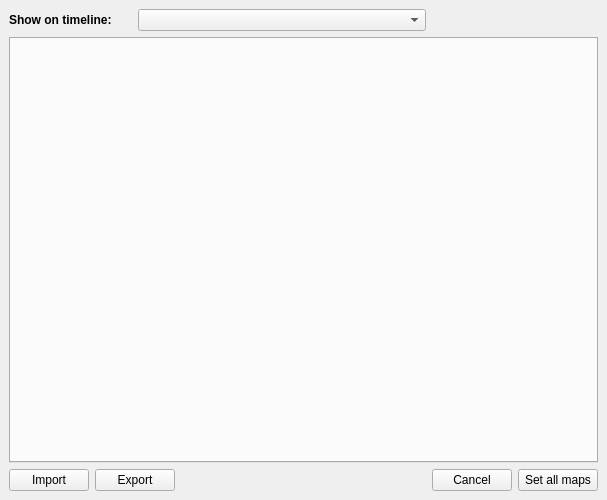
<?xml version="1.0" encoding="UTF-8"?>
<ui version="4.0">
 <class>MainWidget</class>
 <widget class="QDockWidget" name="MainWidget">
  <property name="geometry">
   <rect>
    <x>0</x>
    <y>0</y>
    <width>607</width>
    <height>500</height>
   </rect>
  </property>
  <property name="floating">
   <bool>true</bool>
  </property>
  <property name="windowTitle">
   <string>Stimulus Mapping</string>
  </property>
  <widget class="QWidget" name="dockWidgetContents">
   <layout class="QGridLayout" name="gridLayout">
    <item row="0" column="0" colspan="2">
     <widget class="QLabel" name="label">
      <property name="font">
       <font>
        <weight>75</weight>
        <bold>true</bold>
       </font>
      </property>
      <property name="text">
       <string>Show on timeline: </string>
      </property>
     </widget>
    </item>
    <item row="0" column="2" colspan="2">
     <widget class="QComboBox" name="comboBoxShowTimelineChoice"/>
    </item>
    <item row="1" column="0" colspan="6">
     <widget class="QTabWidget" name="tabWidget">
      <property name="currentIndex">
       <number>-1</number>
      </property>
     </widget>
    </item>
    <item row="2" column="0">
     <widget class="QPushButton" name="btnImport">
      <property name="text">
       <string>Import</string>
      </property>
     </widget>
    </item>
    <item row="2" column="1" colspan="2">
     <widget class="QPushButton" name="btnExport">
      <property name="text">
       <string>Export</string>
      </property>
     </widget>
    </item>
    <item row="2" column="3">
     <spacer name="horizontalSpacer">
      <property name="orientation">
       <enum>Qt::Horizontal</enum>
      </property>
      <property name="sizeHint" stdset="0">
       <size>
        <width>242</width>
        <height>20</height>
       </size>
      </property>
     </spacer>
    </item>
    <item row="2" column="4">
     <widget class="QPushButton" name="btnCancel">
      <property name="text">
       <string>Cancel</string>
      </property>
     </widget>
    </item>
    <item row="2" column="5">
     <widget class="QPushButton" name="btnSetAllMaps">
      <property name="text">
       <string>Set all maps</string>
      </property>
     </widget>
    </item>
   </layout>
  </widget>
 </widget>
 <resources/>
 <connections/>
</ui>
